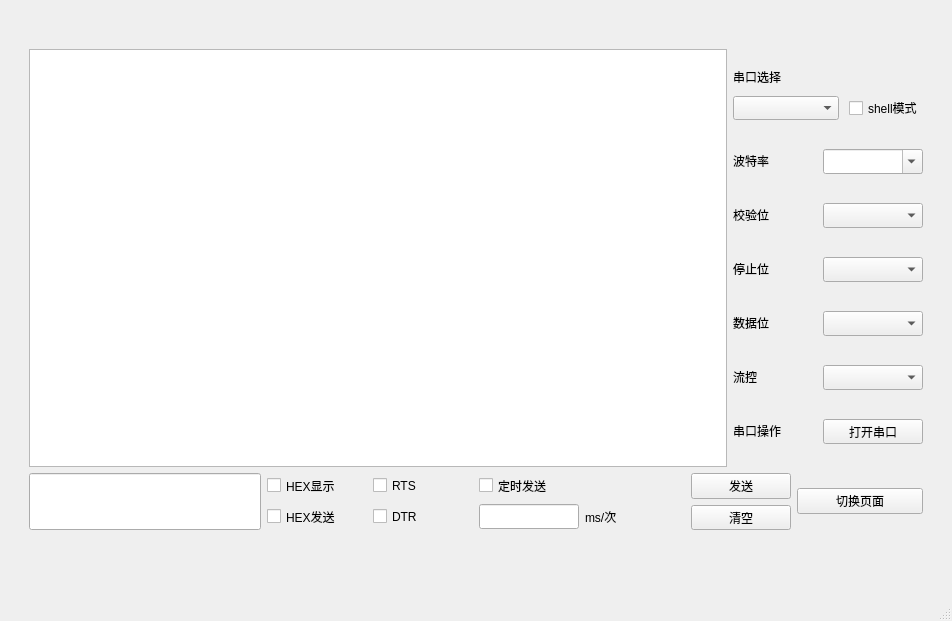
<?xml version="1.0" encoding="UTF-8"?>
<ui version="4.0">
 <class>MainWindow</class>
 <widget class="QMainWindow" name="MainWindow">
  <property name="geometry">
   <rect>
    <x>0</x>
    <y>0</y>
    <width>952</width>
    <height>621</height>
   </rect>
  </property>
  <property name="windowTitle">
   <string>MainWindow</string>
  </property>
  <widget class="QWidget" name="centralwidget">
   <layout class="QGridLayout" name="gridLayout">
    <item row="0" column="1">
     <spacer name="verticalSpacer">
      <property name="orientation">
       <enum>Qt::Vertical</enum>
      </property>
      <property name="sizeType">
       <enum>QSizePolicy::Fixed</enum>
      </property>
      <property name="sizeHint" stdset="0">
       <size>
        <width>20</width>
        <height>40</height>
       </size>
      </property>
     </spacer>
    </item>
    <item row="1" column="0">
     <spacer name="horizontalSpacer">
      <property name="orientation">
       <enum>Qt::Horizontal</enum>
      </property>
      <property name="sizeType">
       <enum>QSizePolicy::Fixed</enum>
      </property>
      <property name="sizeHint" stdset="0">
       <size>
        <width>20</width>
        <height>20</height>
       </size>
      </property>
     </spacer>
    </item>
    <item row="2" column="1">
     <spacer name="verticalSpacer_4">
      <property name="orientation">
       <enum>Qt::Vertical</enum>
      </property>
      <property name="sizeType">
       <enum>QSizePolicy::Fixed</enum>
      </property>
      <property name="sizeHint" stdset="0">
       <size>
        <width>20</width>
        <height>60</height>
       </size>
      </property>
     </spacer>
    </item>
    <item row="1" column="1">
     <layout class="QVBoxLayout" name="verticalLayout_3">
      <item>
       <layout class="QHBoxLayout" name="horizontalLayout_6">
        <item>
         <widget class="QTextBrowser" name="textBrowser">
          <property name="sizePolicy">
           <sizepolicy hsizetype="Preferred" vsizetype="Expanding">
            <horstretch>0</horstretch>
            <verstretch>0</verstretch>
           </sizepolicy>
          </property>
         </widget>
        </item>
        <item>
         <layout class="QVBoxLayout" name="verticalLayout_2">
          <property name="spacing">
           <number>10</number>
          </property>
          <property name="sizeConstraint">
           <enum>QLayout::SetFixedSize</enum>
          </property>
          <property name="leftMargin">
           <number>0</number>
          </property>
          <property name="bottomMargin">
           <number>0</number>
          </property>
          <item>
           <layout class="QVBoxLayout" name="verticalLayout">
            <property name="sizeConstraint">
             <enum>QLayout::SetNoConstraint</enum>
            </property>
            <item>
             <widget class="QLabel" name="label">
              <property name="sizePolicy">
               <sizepolicy hsizetype="Fixed" vsizetype="Fixed">
                <horstretch>0</horstretch>
                <verstretch>0</verstretch>
               </sizepolicy>
              </property>
              <property name="text">
               <string>串口选择</string>
              </property>
             </widget>
            </item>
            <item>
             <layout class="QHBoxLayout" name="horizontalLayout_9">
              <item>
               <widget class="QComboBox" name="comboBox_serialport">
                <property name="sizePolicy">
                 <sizepolicy hsizetype="Fixed" vsizetype="Fixed">
                  <horstretch>0</horstretch>
                  <verstretch>0</verstretch>
                 </sizepolicy>
                </property>
                <property name="maximumSize">
                 <size>
                  <width>300</width>
                  <height>25</height>
                 </size>
                </property>
                <property name="editable">
                 <bool>false</bool>
                </property>
               </widget>
              </item>
              <item>
               <widget class="QCheckBox" name="checkBox_shell">
                <property name="sizePolicy">
                 <sizepolicy hsizetype="Fixed" vsizetype="Fixed">
                  <horstretch>0</horstretch>
                  <verstretch>0</verstretch>
                 </sizepolicy>
                </property>
                <property name="text">
                 <string>shell模式</string>
                </property>
               </widget>
              </item>
             </layout>
            </item>
           </layout>
          </item>
          <item>
           <layout class="QHBoxLayout" name="horizontalLayout_2">
            <property name="sizeConstraint">
             <enum>QLayout::SetNoConstraint</enum>
            </property>
            <item>
             <widget class="QLabel" name="label_bound">
              <property name="sizePolicy">
               <sizepolicy hsizetype="Fixed" vsizetype="Fixed">
                <horstretch>0</horstretch>
                <verstretch>0</verstretch>
               </sizepolicy>
              </property>
              <property name="maximumSize">
               <size>
                <width>80</width>
                <height>16777215</height>
               </size>
              </property>
              <property name="text">
               <string>波特率</string>
              </property>
             </widget>
            </item>
            <item>
             <widget class="QComboBox" name="comboBox_bound">
              <property name="sizePolicy">
               <sizepolicy hsizetype="Fixed" vsizetype="Fixed">
                <horstretch>0</horstretch>
                <verstretch>0</verstretch>
               </sizepolicy>
              </property>
              <property name="maximumSize">
               <size>
                <width>100</width>
                <height>25</height>
               </size>
              </property>
              <property name="editable">
               <bool>true</bool>
              </property>
             </widget>
            </item>
           </layout>
          </item>
          <item>
           <layout class="QHBoxLayout" name="horizontalLayout_5">
            <item>
             <widget class="QLabel" name="label_val">
              <property name="sizePolicy">
               <sizepolicy hsizetype="Fixed" vsizetype="Fixed">
                <horstretch>0</horstretch>
                <verstretch>0</verstretch>
               </sizepolicy>
              </property>
              <property name="maximumSize">
               <size>
                <width>80</width>
                <height>16777215</height>
               </size>
              </property>
              <property name="text">
               <string>校验位</string>
              </property>
             </widget>
            </item>
            <item>
             <widget class="QComboBox" name="comboBox_val">
              <property name="sizePolicy">
               <sizepolicy hsizetype="Fixed" vsizetype="Fixed">
                <horstretch>0</horstretch>
                <verstretch>0</verstretch>
               </sizepolicy>
              </property>
              <property name="maximumSize">
               <size>
                <width>100</width>
                <height>25</height>
               </size>
              </property>
             </widget>
            </item>
           </layout>
          </item>
          <item>
           <layout class="QHBoxLayout" name="horizontalLayout_3">
            <property name="sizeConstraint">
             <enum>QLayout::SetNoConstraint</enum>
            </property>
            <item>
             <widget class="QLabel" name="label_stop">
              <property name="sizePolicy">
               <sizepolicy hsizetype="Fixed" vsizetype="Fixed">
                <horstretch>0</horstretch>
                <verstretch>0</verstretch>
               </sizepolicy>
              </property>
              <property name="maximumSize">
               <size>
                <width>80</width>
                <height>16777215</height>
               </size>
              </property>
              <property name="text">
               <string>停止位</string>
              </property>
             </widget>
            </item>
            <item>
             <widget class="QComboBox" name="comboBox_stop">
              <property name="sizePolicy">
               <sizepolicy hsizetype="Fixed" vsizetype="Fixed">
                <horstretch>0</horstretch>
                <verstretch>0</verstretch>
               </sizepolicy>
              </property>
              <property name="maximumSize">
               <size>
                <width>100</width>
                <height>25</height>
               </size>
              </property>
             </widget>
            </item>
           </layout>
          </item>
          <item>
           <layout class="QHBoxLayout" name="horizontalLayout_4">
            <item>
             <widget class="QLabel" name="label_data">
              <property name="sizePolicy">
               <sizepolicy hsizetype="Fixed" vsizetype="Fixed">
                <horstretch>0</horstretch>
                <verstretch>0</verstretch>
               </sizepolicy>
              </property>
              <property name="maximumSize">
               <size>
                <width>80</width>
                <height>16777215</height>
               </size>
              </property>
              <property name="text">
               <string>数据位</string>
              </property>
             </widget>
            </item>
            <item>
             <widget class="QComboBox" name="comboBox_data">
              <property name="sizePolicy">
               <sizepolicy hsizetype="Fixed" vsizetype="Fixed">
                <horstretch>0</horstretch>
                <verstretch>0</verstretch>
               </sizepolicy>
              </property>
              <property name="maximumSize">
               <size>
                <width>100</width>
                <height>25</height>
               </size>
              </property>
             </widget>
            </item>
           </layout>
          </item>
          <item>
           <layout class="QHBoxLayout" name="horizontalLayout_8">
            <item>
             <widget class="QLabel" name="label_flow">
              <property name="sizePolicy">
               <sizepolicy hsizetype="Fixed" vsizetype="Fixed">
                <horstretch>0</horstretch>
                <verstretch>0</verstretch>
               </sizepolicy>
              </property>
              <property name="maximumSize">
               <size>
                <width>80</width>
                <height>16777215</height>
               </size>
              </property>
              <property name="text">
               <string>流控</string>
              </property>
             </widget>
            </item>
            <item>
             <widget class="QComboBox" name="comboBox_flow">
              <property name="sizePolicy">
               <sizepolicy hsizetype="Fixed" vsizetype="Fixed">
                <horstretch>0</horstretch>
                <verstretch>0</verstretch>
               </sizepolicy>
              </property>
              <property name="maximumSize">
               <size>
                <width>100</width>
                <height>25</height>
               </size>
              </property>
             </widget>
            </item>
           </layout>
          </item>
          <item>
           <layout class="QHBoxLayout" name="horizontalLayout">
            <property name="sizeConstraint">
             <enum>QLayout::SetDefaultConstraint</enum>
            </property>
            <item>
             <widget class="QLabel" name="label_serialop">
              <property name="sizePolicy">
               <sizepolicy hsizetype="Fixed" vsizetype="Fixed">
                <horstretch>0</horstretch>
                <verstretch>0</verstretch>
               </sizepolicy>
              </property>
              <property name="maximumSize">
               <size>
                <width>80</width>
                <height>16777215</height>
               </size>
              </property>
              <property name="text">
               <string>串口操作</string>
              </property>
             </widget>
            </item>
            <item>
             <widget class="QPushButton" name="pushButton_serialop">
              <property name="sizePolicy">
               <sizepolicy hsizetype="Fixed" vsizetype="Fixed">
                <horstretch>0</horstretch>
                <verstretch>0</verstretch>
               </sizepolicy>
              </property>
              <property name="maximumSize">
               <size>
                <width>100</width>
                <height>25</height>
               </size>
              </property>
              <property name="text">
               <string>打开串口</string>
              </property>
              <property name="autoRepeatDelay">
               <number>295</number>
              </property>
             </widget>
            </item>
           </layout>
          </item>
         </layout>
        </item>
       </layout>
      </item>
      <item>
       <layout class="QHBoxLayout" name="horizontalLayout_10">
        <item>
         <widget class="QLineEdit" name="lineEdit_cmd">
          <property name="sizePolicy">
           <sizepolicy hsizetype="Fixed" vsizetype="Fixed">
            <horstretch>0</horstretch>
            <verstretch>0</verstretch>
           </sizepolicy>
          </property>
          <property name="maximumSize">
           <size>
            <width>800</width>
            <height>80</height>
           </size>
          </property>
         </widget>
        </item>
        <item>
         <layout class="QVBoxLayout" name="verticalLayout_5">
          <item>
           <widget class="QCheckBox" name="checkBox_display">
            <property name="sizePolicy">
             <sizepolicy hsizetype="Fixed" vsizetype="Fixed">
              <horstretch>0</horstretch>
              <verstretch>0</verstretch>
             </sizepolicy>
            </property>
            <property name="maximumSize">
             <size>
              <width>100</width>
              <height>25</height>
             </size>
            </property>
            <property name="text">
             <string>HEX显示</string>
            </property>
           </widget>
          </item>
          <item>
           <widget class="QCheckBox" name="checkBox_sendHex">
            <property name="sizePolicy">
             <sizepolicy hsizetype="Fixed" vsizetype="Fixed">
              <horstretch>0</horstretch>
              <verstretch>0</verstretch>
             </sizepolicy>
            </property>
            <property name="maximumSize">
             <size>
              <width>100</width>
              <height>25</height>
             </size>
            </property>
            <property name="text">
             <string>HEX发送</string>
            </property>
           </widget>
          </item>
         </layout>
        </item>
        <item>
         <layout class="QVBoxLayout" name="verticalLayout_7">
          <item>
           <widget class="QCheckBox" name="checkBox_RTS">
            <property name="sizePolicy">
             <sizepolicy hsizetype="Fixed" vsizetype="Fixed">
              <horstretch>0</horstretch>
              <verstretch>0</verstretch>
             </sizepolicy>
            </property>
            <property name="maximumSize">
             <size>
              <width>100</width>
              <height>25</height>
             </size>
            </property>
            <property name="text">
             <string>RTS</string>
            </property>
           </widget>
          </item>
          <item>
           <widget class="QCheckBox" name="checkBox_DTR">
            <property name="sizePolicy">
             <sizepolicy hsizetype="Fixed" vsizetype="Fixed">
              <horstretch>0</horstretch>
              <verstretch>0</verstretch>
             </sizepolicy>
            </property>
            <property name="maximumSize">
             <size>
              <width>100</width>
              <height>25</height>
             </size>
            </property>
            <property name="text">
             <string>DTR</string>
            </property>
           </widget>
          </item>
         </layout>
        </item>
        <item>
         <layout class="QVBoxLayout" name="verticalLayout_4">
          <item>
           <widget class="QCheckBox" name="checkBox_timersend">
            <property name="sizePolicy">
             <sizepolicy hsizetype="Fixed" vsizetype="Fixed">
              <horstretch>0</horstretch>
              <verstretch>0</verstretch>
             </sizepolicy>
            </property>
            <property name="maximumSize">
             <size>
              <width>100</width>
              <height>25</height>
             </size>
            </property>
            <property name="text">
             <string>定时发送</string>
            </property>
           </widget>
          </item>
          <item>
           <layout class="QHBoxLayout" name="horizontalLayout_12">
            <item>
             <widget class="QLineEdit" name="lineEdit_send">
              <property name="sizePolicy">
               <sizepolicy hsizetype="Fixed" vsizetype="Fixed">
                <horstretch>0</horstretch>
                <verstretch>0</verstretch>
               </sizepolicy>
              </property>
              <property name="maximumSize">
               <size>
                <width>100</width>
                <height>25</height>
               </size>
              </property>
              <property name="cursor">
               <cursorShape>IBeamCursor</cursorShape>
              </property>
             </widget>
            </item>
            <item>
             <widget class="QLabel" name="label_2">
              <property name="sizePolicy">
               <sizepolicy hsizetype="Fixed" vsizetype="Fixed">
                <horstretch>0</horstretch>
                <verstretch>0</verstretch>
               </sizepolicy>
              </property>
              <property name="maximumSize">
               <size>
                <width>100</width>
                <height>25</height>
               </size>
              </property>
              <property name="text">
               <string>ms/次</string>
              </property>
             </widget>
            </item>
           </layout>
          </item>
         </layout>
        </item>
        <item>
         <layout class="QHBoxLayout" name="horizontalLayout_7">
          <item>
           <layout class="QHBoxLayout" name="horizontalLayout_11">
            <item>
             <layout class="QVBoxLayout" name="verticalLayout_6">
              <item>
               <widget class="QPushButton" name="pushButton_send">
                <property name="sizePolicy">
                 <sizepolicy hsizetype="Fixed" vsizetype="Fixed">
                  <horstretch>0</horstretch>
                  <verstretch>0</verstretch>
                 </sizepolicy>
                </property>
                <property name="maximumSize">
                 <size>
                  <width>100</width>
                  <height>30</height>
                 </size>
                </property>
                <property name="text">
                 <string>发送</string>
                </property>
               </widget>
              </item>
              <item>
               <widget class="QPushButton" name="pushButton_clear">
                <property name="sizePolicy">
                 <sizepolicy hsizetype="Fixed" vsizetype="Fixed">
                  <horstretch>0</horstretch>
                  <verstretch>0</verstretch>
                 </sizepolicy>
                </property>
                <property name="maximumSize">
                 <size>
                  <width>100</width>
                  <height>25</height>
                 </size>
                </property>
                <property name="text">
                 <string>清空</string>
                </property>
               </widget>
              </item>
             </layout>
            </item>
            <item>
             <widget class="QPushButton" name="pushButton_troggle">
              <property name="text">
               <string>切换页面</string>
              </property>
             </widget>
            </item>
           </layout>
          </item>
         </layout>
        </item>
       </layout>
      </item>
     </layout>
    </item>
    <item row="1" column="2">
     <spacer name="horizontalSpacer_2">
      <property name="orientation">
       <enum>Qt::Horizontal</enum>
      </property>
      <property name="sizeType">
       <enum>QSizePolicy::Fixed</enum>
      </property>
      <property name="sizeHint" stdset="0">
       <size>
        <width>20</width>
        <height>20</height>
       </size>
      </property>
     </spacer>
    </item>
   </layout>
  </widget>
  <widget class="QMenuBar" name="menubar">
   <property name="geometry">
    <rect>
     <x>0</x>
     <y>0</y>
     <width>952</width>
     <height>28</height>
    </rect>
   </property>
  </widget>
  <widget class="QStatusBar" name="statusbar"/>
  <action name="action_openshell">
   <property name="text">
    <string>打开</string>
   </property>
  </action>
  <action name="action_openserial">
   <property name="text">
    <string>打开</string>
   </property>
  </action>
  <action name="action">
   <property name="text">
    <string>打开</string>
   </property>
  </action>
  <action name="action_2">
   <property name="text">
    <string>打开</string>
   </property>
  </action>
 </widget>
 <resources/>
 <connections/>
</ui>
